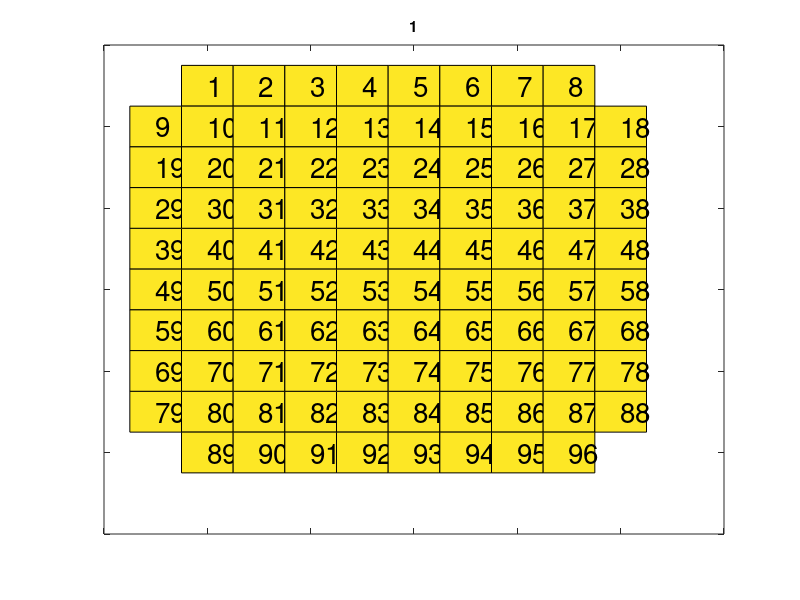

MATLAB code for this plot:
function Neuroport(Ws,cax)
% Y = zeros(96,501);
% for i = 1:96, i, if ~isempty(ms{i}.b), [t,y] = plot_spline(p.covariate_knots{2},ms{i}.b(p.covariate_ind{2})); Y(i,:) = exp(y); end; end

if nargin<1, Ws = ones(96,1); end
if nargin<2
  if max(range(Ws))==0
    cax = [Ws(1)-1 Ws(1)];
  else
    cax = [min(min(Ws)) max(max(Ws))];
  end
end

C = cax(2)-cax(1)
R = 0.5;
N_electrodes = 96;
[T,temp] = setdiff(size(Ws),N_electrodes);
% make sure columns of Ws are spatial weights:
if temp==1, Ws = Ws'; end; clear temp;

% set coordinates
coord = zeros(N_electrodes,2);
count = 1;
for i = 1:10
  if i==1 || i==10
    for j = 2:9
      coord(count,:) = [j,i];
      count = count+1;
    end
  else
    for j = 1:10
      coord(count,:) = [j,i];
      count = count+1;
    end
  end
end

% plotting---

% initialize figure
figure('units','normalized','position',[0 0 1 1]);

% set up colormap
colormap('default');
color_RGB = colormap();

for t = 1:T
  for n = 1:N_electrodes
    % set coordinates
    x = coord(n,1);
    y = coord(n,2);
    % get color
    col_ind = round((Ws(n,t)-cax(1))/C*63)+1;
    col_ind = min(col_ind,64); col_ind = max(col_ind,1);
    col = color_RGB(col_ind,:);
    % fill    
    fill([x-R x-R x+R x+R],[y-R y+R y+R y-R], col); hold on;
    text(x,y,num2str(n),'fontsize',20); hold on;
  end
  axis ij;
%   title(num2str(t*0.011*1e3))
  title(num2str(t))
  pause(0.6);
  hold off;
end

set(gca,'XTickLabel',{});
set(gca,'YTickLabel',{});


end
